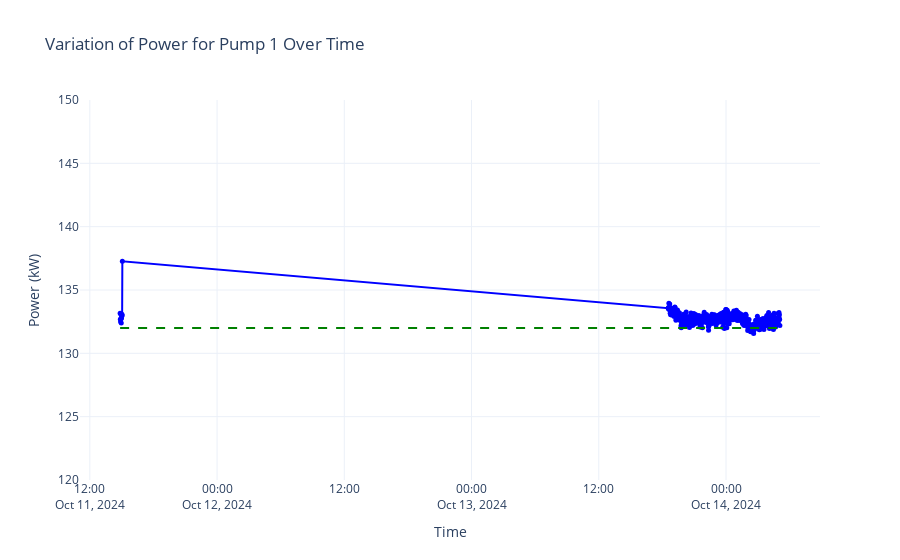

Notebook code cell kept with this figure:
### Code cell
fig = go.Figure()

fig.add_trace(go.Scatter(
    x=df1.index,
    y=df1['W'],
    mode='lines+markers',
    name='Voltage Imbalance_%',
    line=dict(color='blue'),
    marker=dict(size=5)
))


fig.add_shape(
    type='line',
    x0=df1.index.min(),  
    y0=132,              ## Rated power of motor
    x1=df1.index.max(),  
    y1=132,               # Y-value for the reference line
    line=dict(color='green', width=2, dash='dash'),  # Line style
)


fig.update_layout(
    title='Variation of Power for Pump 1 Over Time',
    xaxis_title='Time',
    yaxis_title='Power (kW)',
    legend_title='Legend',
    template='plotly_white'
)
fig.update_yaxes(
    range=[120, 150]
#     dtick=0.02         
)

fig.show()

### Figure 1 — Plotly figure (JSON) as saved in the notebook; plotly's stock layout.template omitted (floating-point values rounded to 4 significant figures; data arrays with more than 128 entries replaced by an {"elided": "..."} marker saying what was removed)
{"data": [{"line": {"color": "blue"}, "marker": {"size": 5}, "mode": "lines+markers", "name": "Voltage Imbalance_%", "type": "scatter", "x": {"elided": "498 str values"}, "y": {"elided": "498 float values"}}], "layout": {"legend": {"title": {"text": "Legend"}}, "shapes": [{"line": {"color": "green", "dash": "dash", "width": 2}, "type": "line", "x0": "2024-10-11T14:51:25", "x1": "2024-10-14T05:04:49", "y0": 132, "y1": 132}], "title": {"text": "Variation of Power for Pump 1 Over Time"}, "xaxis": {"title": {"text": "Time"}}, "yaxis": {"range": [120, 150], "title": {"text": "Power (kW)"}}}}
